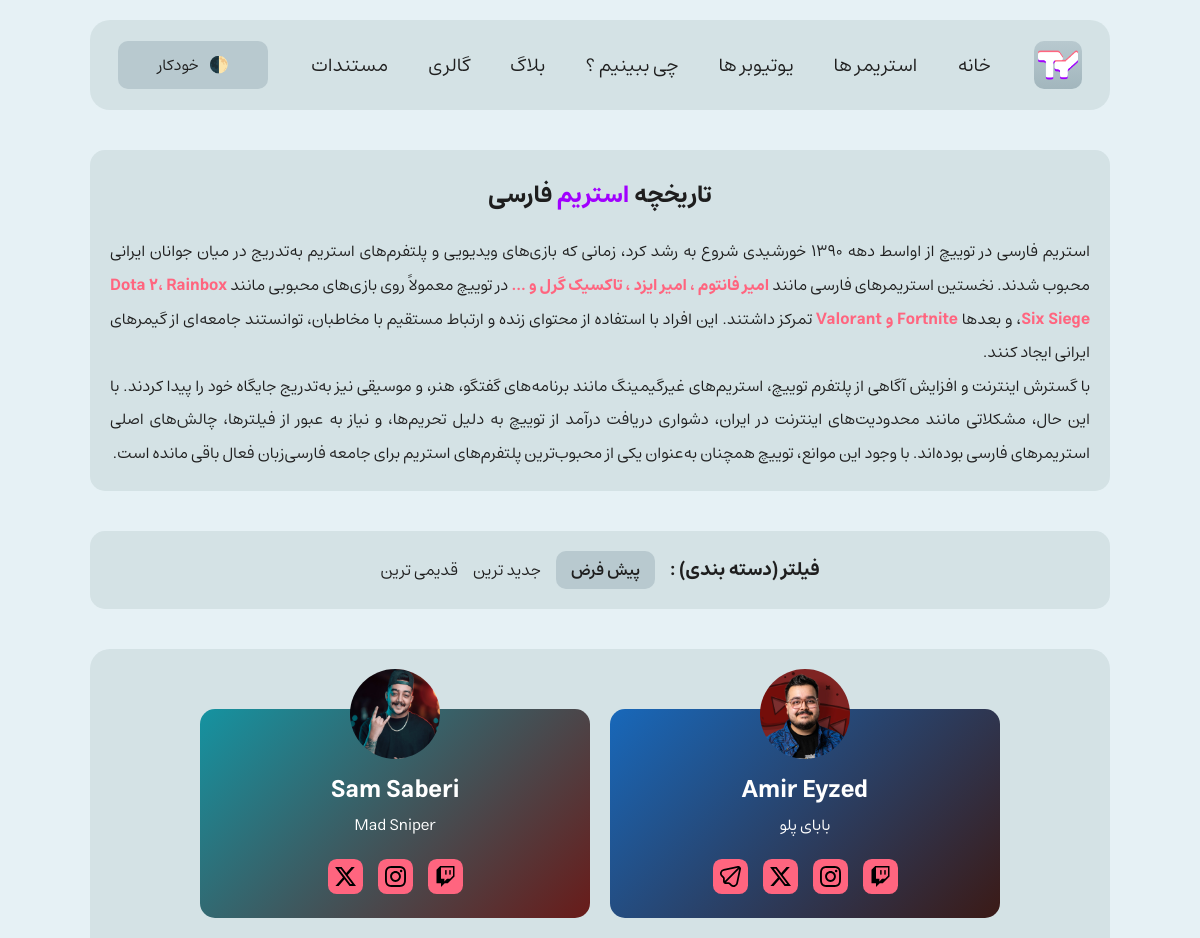
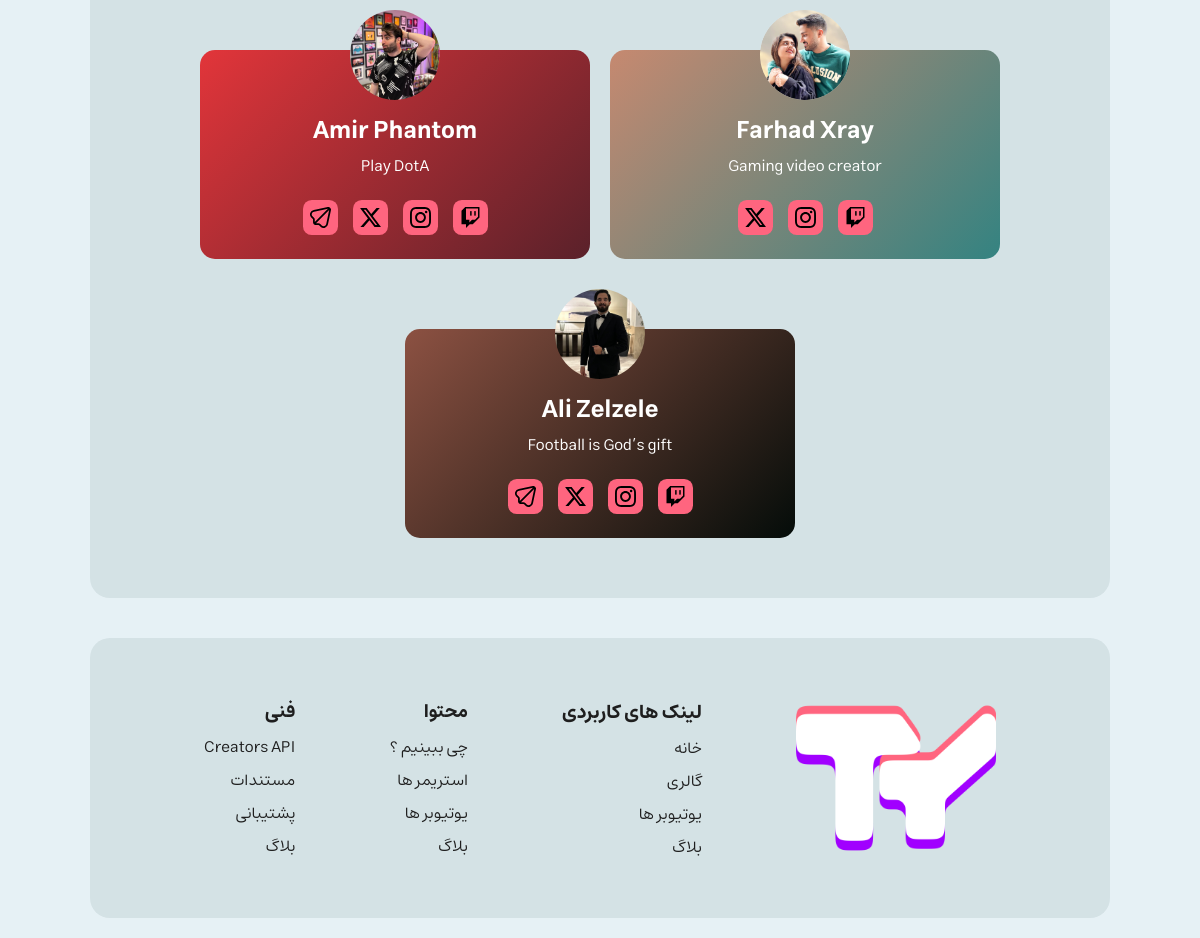
The page /streamers/index.php on the database its author committed (2 pictures, top to bottom).
### tables this page shows
CREATE TABLE `creators` (
  `id` int(11) NOT NULL,
  `name` text NOT NULL,
  `bio` text NOT NULL,
  `profile` text NOT NULL,
  `record` date NOT NULL,
  `tags` text NOT NULL,
  `youtube_link` text NOT NULL,
  `twitch_id` text NOT NULL,
  `instagram_id` text NOT NULL,
  `twitter_id` text NOT NULL,
  `telegram_link` text NOT NULL,
  `type` text NOT NULL
);

### streamers/index.php (the view, shortened to what this page needs)
<?php
require_once '../config/database.php';
$sort = $_GET['sort'] ?? 'default';
switch ($sort) {
    default:
        $orderClause = '';
}
try {
    $stmt = $pdo->prepare("
    SELECT id, name, bio, profile AS profile, record, youtube_link, twitch_id, instagram_id, twitter_id, telegram_link, type
    FROM creators
    WHERE FIND_IN_SET('1', type) $orderClause
    ");
    $stmt->execute();
    $streamers = $stmt->fetchAll();
} catch (PDOException $e) {
    echo "Error: " . $e->getMessage();
}
?>
<!DOCTYPE html>
<html lang="fa" dir="rtl">
<head>
    <link rel="stylesheet" href="/assets/css/style.css?v=<?php echo time(); ?>">
</head>
<body>
    <?php include("../components/header.php"); ?>
    <div class="creators-history">
        <h2>تاریخچه <span>استریم</span> فارسی</h2>
        <p>
            استریم فارسی در توییچ از اواسط دهه ۱۳۹۰ خورشیدی شروع به رشد کرد، زمانی که بازی‌های ویدیویی و پلتفرم‌های استریم به‌تدریج در میان جوانان ایرانی محبوب شدند. نخستین استریمرهای فارسی مانند <strong>امیر فانتوم ، امیر ایزد ، تاکسیک گرل و ...</strong> در توییچ معمولاً روی بازی‌های محبوبی مانند <strong>Dota 2، Rainbox Six Siege</strong>، و بعدها <strong>Fortnite و Valorant</strong> تمرکز داشتند. این افراد با استفاده از محتوای زنده و ارتباط مستقیم با مخاطبان، توانستند جامعه‌ای از گیمرهای ایرانی ایجاد کنند.
            <br>
            با گسترش اینترنت و افزایش آگاهی از پلتفرم توییچ، استریم‌های غیرگیمینگ مانند برنامه‌های گفتگو، هنر، و موسیقی نیز به‌تدریج جایگاه خود را پیدا کردند. با این حال، مشکلاتی مانند محدودیت‌های اینترنت در ایران، دشواری دریافت درآمد از توییچ به دلیل تحریم‌ها، و نیاز به عبور از فیلترها، چالش‌های اصلی استریمرهای فارسی بوده‌اند. با وجود این موانع، توییچ همچنان به‌عنوان یکی از محبوب‌ترین پلتفرم‌های استریم برای جامعه فارسی‌زبان فعال باقی مانده است.
        </p>
    </div>
    <div class="creators-sort">
        <h3>فیلتر (دسته بندی) : </h3>
        <a href="/streamers" class="sort <?= $sort === 'default' ? 'active' : '' ?>">پیش فرض</a>
        <a href="?sort=newest" class="sort <?= $sort === 'newest' ? 'active' : '' ?>">جدید ترین</a>
        <a href="?sort=oldest" class="sort <?= $sort === 'oldest' ? 'active' : '' ?>">قدیمی ترین</a>
    </div>
    <div class="creators-list">
        <?php foreach ($streamers as $index => $streamer): ?>
            <div class="swiper-slide creator-card" id="streamer-card-<?= $index; ?>">
                <img src="<?= htmlspecialchars($streamer['profile']); ?>"
                    alt="<?= htmlspecialchars($streamer['name']); ?>'s Profile Picture"
                    class="profile"
                    data-id="streamer-card-<?= $index; ?>"
                    data-src="<?= htmlspecialchars($streamer['profile']); ?>">
                <a href="/streamers/<?= htmlspecialchars($streamer['id']); ?>">
                    <?= htmlspecialchars($streamer['name']); ?>
                </a>
                <p><?= htmlspecialchars($streamer['bio']); ?></p>
                <div class="social-links">
                    <?php if (!empty($streamer['twitch_id'])) : ?>
                        <a href="https://www.twitch.tv/<?= htmlspecialchars($streamer['twitch_id']); ?>" target="_blank"><img src="/assets/icons/twitch.svg" alt="" /></a>
                    <?php endif; ?>
                    <?php if (!empty($streamer['instagram_id'])) : ?>
                        <a href="https://www.instagram.com/<?= htmlspecialchars($streamer['instagram_id']); ?>" target="_blank"><img src="/assets/icons/instagram.svg" alt="" /></a>
                    <?php endif; ?>
                    <?php if (!empty($streamer['twitter_id'])) : ?>
                        <a href="https://twitter.com/<?= htmlspecialchars($streamer['twitter_id']); ?>" target="_blank"><img src="/assets/icons/x.svg" alt="" /></a>
                    <?php endif; ?>
                    <?php if (!empty($streamer['telegram_link'])) : ?>
                        <a href="https://t.me/s/<?= htmlspecialchars($streamer['telegram_link']); ?>" target="_blank"><img src="/assets/icons/telegram.svg" alt="" /></a>
                    <?php endif; ?>
                </div>
            </div>
        <?php endforeach; ?>
    </div>
    <?php include("../components/footer.php"); ?>
</body>
</html>

### components/header.php (shortened to what this page needs)
<header id="header">
    <div class="header-info">
        <img src="/assets/img/logo2.png" alt="TY Vids Logo" onclick="location.href='/'">
    </div>
    <div class="header-links">
        <a href="/">خانه</a>
        <a href="/streamers">استریمر ها</a>
        <a href="/youtubers">یوتیوبر ها</a>
        <a href="/content">چی ببینیم ؟</a>
        <a href="/blog">بلاگ</a>
        <a href="/gallery">گالری</a>
        <a href="/api">مستندات</a>
    </div>
    <div class="theme-toggle">
        <button class="toggle-button">
            <span class="theme-icon">🌓</span>
            <span class="theme-text">خودکار</span>
        </button>
    </div>
</header>

### components/footer.php (shortened to what this page needs)
<footer>
    <div class="col col1">
        <img src="/assets/img/logo2.png" alt="TYVids Logo">
    </div>
    <div class="col col2">
        <h3>لینک های کاربردی</h3>
        <a href="/">خانه</a>
        <a href="/gallery">گالری</a>
        <a href="/youtubers">یوتیوبر ها</a>
        <a href="/blog">بلاگ</a>
    </div>
    <div class="col col3">
        <h3>محتوا</h3>
        <a href="/content">چی ببینیم ؟</a>
        <a href="/streamers">استریمر ها</a>
        <a href="/youtubers">یوتیوبر ها</a>
        <a href="/blog">بلاگ</a>
    </div>
    <div class="col col3">
        <h3>فنی</h3>
        <a href="/api/creators">Creators API</a>
        <a href="/api">مستندات</a>
        <a href="https://t.me/amirmasoudabedi">پشتیبانی</a>
        <a href="/blog">بلاگ</a>
    </div>
</footer>

### assets/css/style.css (style rules this page uses)
:root { --pink: #ff657f; --purple: #a100ff; --green: #4caf50; }
[data-theme="light"] { --bg-color: #e6f1f5; --bg2-color: #d4e2e5; --bg3-color: #b8c9cf; --bg4-color: #a2b6bd; --bg2-blur: #d4e2e5cf; --text-color: #1e1e1e; }
* { margin: 0; padding: 0; box-sizing: border-box; font-family: "estedad", sans-serif; -webkit-user-drag: none; -webkit-user-select: none; -moz-user-select: none; user-select: none; }
html, body { scroll-behavior: smooth; }
body { width: 100%; display: flex; align-items: center; justify-content: center; flex-direction: column; background: var(--bg-color); transition: 0.4s; }
a, button { all: unset; cursor: pointer; }
header { display: flex; align-items: center; justify-content: space-evenly; position: fixed; z-index: 999; top: 20px; width: 85%; height: 90px; color: var(--text-color); background: var(--bg2-color); backdrop-filter: blur(10px); border-radius: 20px; transition: 0.4s; }
.header-info { display: flex; align-items: center; justify-content: center; gap: 10px; }
.header-info img { width: 48px; padding: 4px; border-radius: 10px; background: linear-gradient(180deg, var(--bg3-color), var(--bg4-color)); cursor: pointer; }
.header-links { font-size: 19px; display: flex; align-items: center; justify-content: center; gap: 10px; }
.header-links a { transition: 0.4s; padding: 5px 15px; border-radius: 10px; }
.theme-toggle { position: relative; display: inline-block; }
.toggle-button { background: var(--bg3-color); border: none; width: 150px; padding: 10px 0; font-size: 16px; cursor: pointer; border-radius: 10px; display: flex; align-items: center; justify-content: center; gap: 10px; transition: background 0.4s ease, color 0.4s ease; }
.creators-list { width: 85%; padding: 60px 20px; background: var(--bg2-color); border-radius: 20px; margin-top: 40px; display: flex; align-items: center; justify-content: center; flex-wrap: wrap; column-gap: 20px; row-gap: 70px; }
.creator-card { width: 390px; padding: 10px; background: linear-gradient(180deg, var(--bg3-color), var(--bg4-color)); border-radius: 15px; display: flex; align-items: center; justify-content: center; flex-direction: column; text-align: center; }
.creator-card a { font-weight: 700; font-size: 24px; margin-top: 10px; }
.creator-card p { font-size: 16px; direction: ltr; }
.profile { width: 90px; margin-top: -50px; border-radius: 50%; aspect-ratio: 1 / 1; object-fit: cover; }
.social-links { display: flex; align-items: center; justify-content: center; gap: 15px; margin-top: 10px; }
.social-links img { width: 35px; padding: 7px; background: var(--pink); border-radius: 25%; }
.social-links a, .social-links button { transition: 0.4s; }
footer { width: 85%; padding: 40px 20px; display: flex; align-items: center; justify-content: space-evenly; color: var(--text-color); background: var(--bg2-color); border-radius: 20px; margin: 40px 0 20px 0; }
.col { display: flex; align-items: flex-start; justify-content: center; flex-direction: column; gap: 5px; }
.col1 img { height: 200px; }
.col2 h3 { font-size: larger; }
.creators-history { width: 85%; margin-top: 150px; padding: 20px; display: flex; align-items: center; justify-content: center; flex-direction: column; gap: 15px; text-align: justify; line-height: 2.1; color: var(--text-color); background: var(--bg2-color); border-radius: 15px; }
.creators-history span { color: var(--purple); }
.creators-history strong { color: var(--pink); }
.creators-sort { width: 85%; margin-top: 40px; padding: 20px 10px; display: flex; align-items: center; justify-content: center; gap: 15px; color: var(--text-color); background: var(--bg2-color); border-radius: 15px; }
.creators-sort .sort.active { font-weight: 600; padding: 5px 15px; border-radius: 10px; background: var(--bg3-color); }

### rows shown on the page
creators: profile (picture), name "Amir Eyzed", bio "بابای پلو"
creators: profile (picture), name "Sam Saberi", bio "Mad Sniper"
creators: profile (picture), name "Farhad Xray", bio "Gaming video creator"
creators: profile (picture), name "Amir Phantom", bio "Play DotA"
creators: profile (picture), name "Ali Zelzele", bio "Football is God’s gift"
